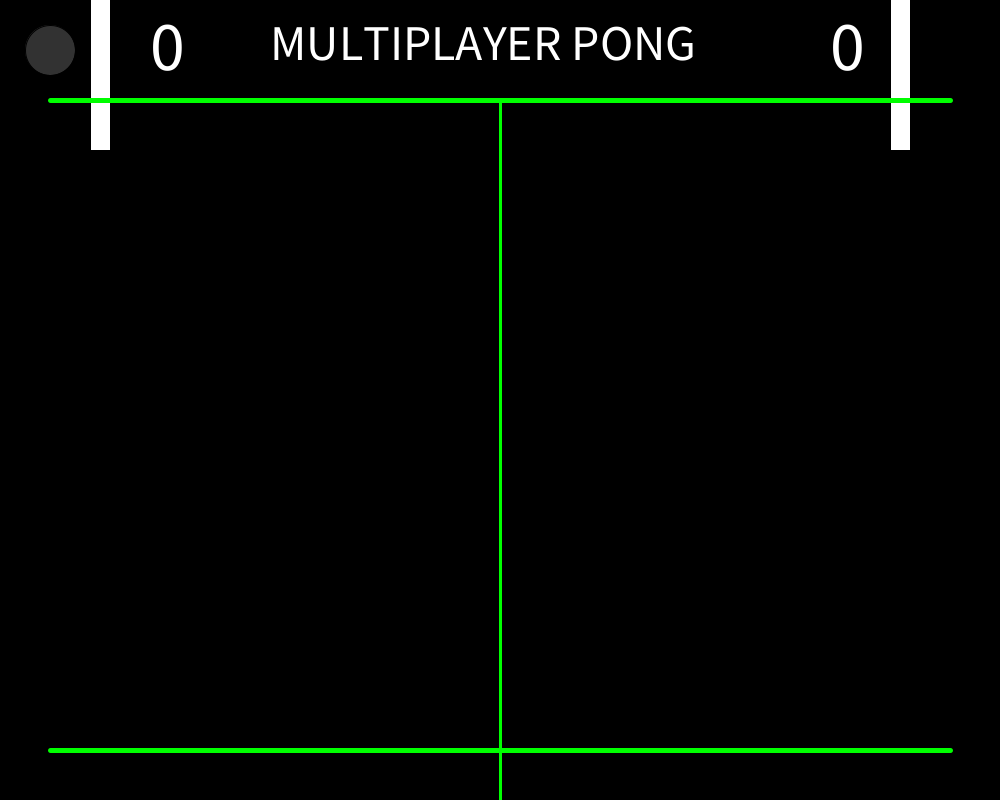
Frame 1 (no input)
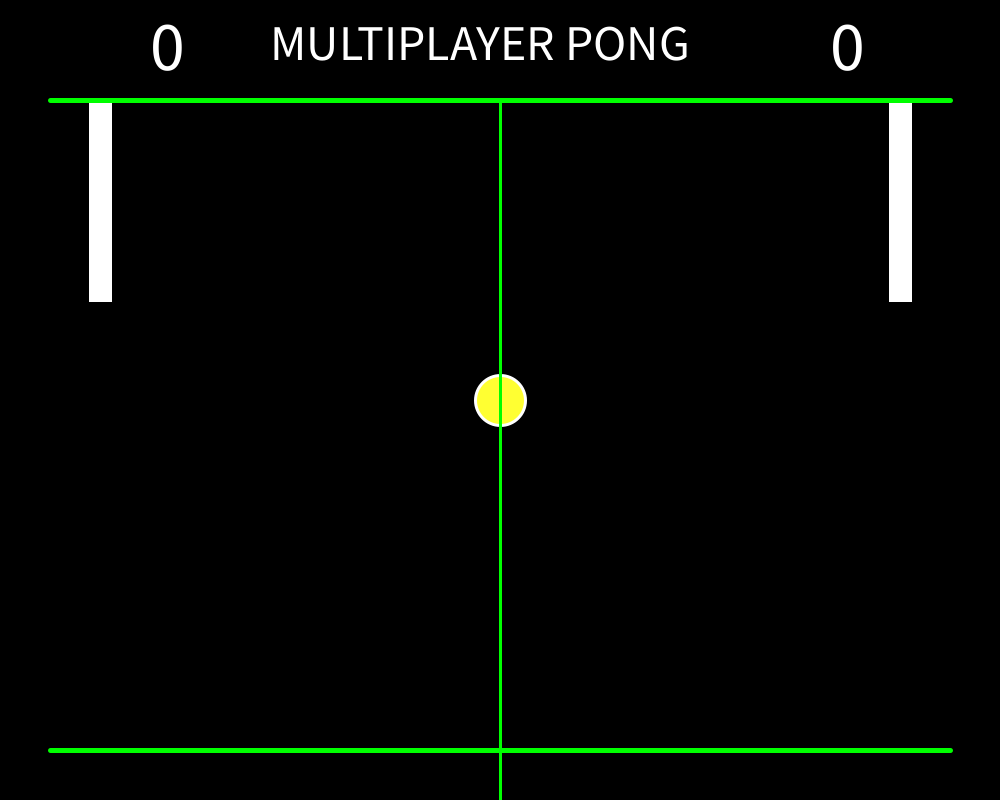
Frame 60 (the mouse pressed at the canvas centre just before this capture)
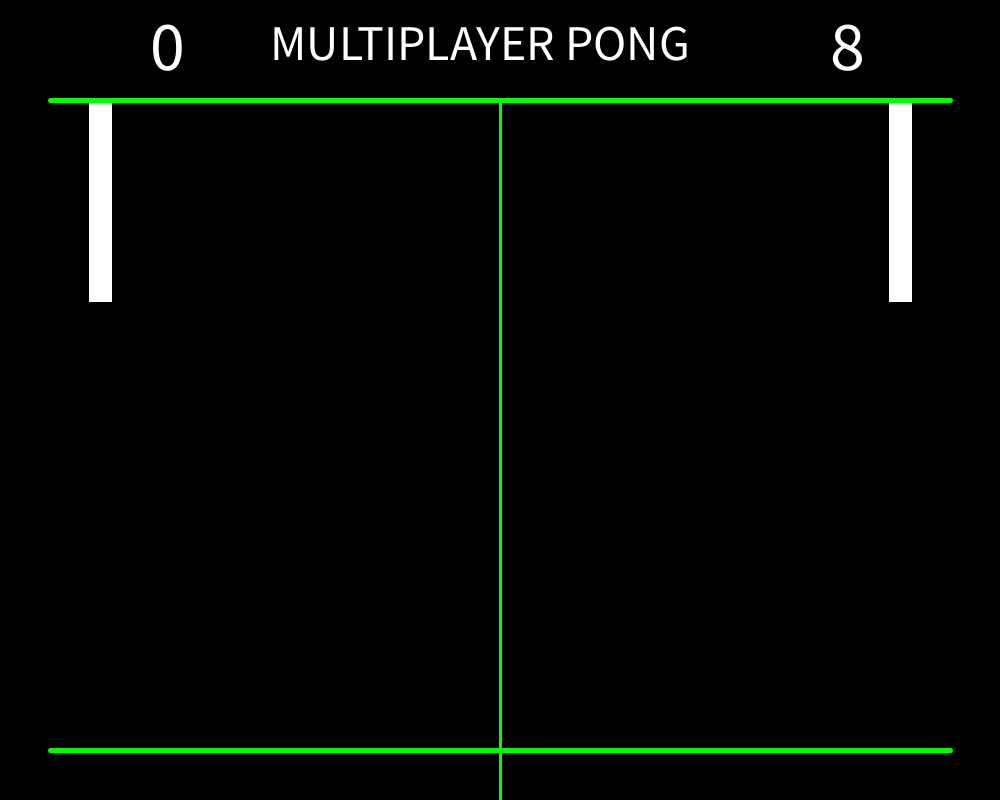
Frame 120 (the mouse held since frame 60 and released just before this capture)

The Processing sketch that drew these frames (run headless with seeded random() and noise(); from frame 60 on, the mouse is pressed at the canvas centre):

// Processing sketch: Jubilee_J_summative_proj
// ── Jubilee_J_summative_proj.pde
/* Multiplayer Pong by Joseph Jubilee - 6/17/16
To control the left paddle, use the key "w" to go up and "s" to go down.
To control the right paddle, use the arrow keys up and down.
If the ball goes pasts your paddle, the other player gets a point.
The game is endless.
*/


//Variables for score
int score1 = 0;
int score2 = 0;

//Variables for the paddles
float paddleX = 80;
float paddleY = height/2;
float paddleW = 20;
float paddleH = 200;
float paddleX2 = 900;
float paddleY2 = height/2;
int paddleSpeed = 5;
boolean upL;
boolean downL;
boolean upR;
boolean downR;

//Variables for the ball
float x = width/2;
float y = height/2;
int w = 50;
int h = 50;
int speedX = 9;
int speedY = 7;
int runBall = 0;

void setup() {
  size(1000, 800); //display window is 800x600 pixels
  fill(255);
  
  //Set rect and ellipse mode to center
  rectMode(CENTER);
  ellipseMode(CENTER);
}

void draw() {
  background(0); //background is black
  
  //Draw ball
  fill(x, y, w);
  ellipse(x, y, w, h);
  fill(255);
  
  //Draw paddles
  rect(100, paddleY, paddleW, paddleH);
  rect(width-100, paddleY2, paddleW, paddleH);
  
  //Determine whether arrows keys are being pressed
  if (keyCode == UP) {
    upR = true;
  } else {
    upR = false;
  }
  if (keyCode == DOWN) {
    downR = true;
  } else {
    downR = false;
  }
  
  //Move paddleY2 up and down with arrow keys
  if (upR == true) {
    paddleY2 = paddleY2 - paddleSpeed;
  } else {
    upR = false;
  }
  if (downR == true) {
    paddleY2 = paddleY2 + paddleSpeed;
  } else {
    downR = false;
  }
  
  //Determine whether "w" or "s" are being pressed
  if (keyPressed) {
    if (key == 'w') {
      upL = true;
    } else {
      upL = false;
    }
    if (key == 's') {
      downL = true;
    } else {
      downL = false;
    }
  }
    
  //Move paddleY up and down with w and s
  if (upL == true) {
    paddleY = paddleY - paddleSpeed;
  } else {
    upL = false;
  }
  if (downL == true) {
    paddleY = paddleY + paddleSpeed;
  } else {
    downL = false;
  }
  
  //Constrain paddles so they won't move off the screen
  if (paddleY - paddleH/2 < 100) {
    paddleY = paddleY + paddleSpeed;
  } else if (paddleY + paddleH/2 > 750) {
    paddleY = paddleY - paddleSpeed;
  }
  if (paddleY2 - paddleH/2 < 100) {
    paddleY2 = paddleY2 + paddleSpeed;
  } else if (paddleY2 + paddleH/2 > 750) {
    paddleY2 = paddleY2 - paddleSpeed;
  }
    
  //Draw top and bottom borders
  stroke(0, 255, 0);
  strokeWeight(5);
  line(50, 100, width-50, 100);
  line(50, height-50, width-50, height-50);
  
  //Draw line to divide the screen
  strokeWeight(3);
  line(width/2, 100, width/2, height);
  stroke(255);
   
  //Make ball bounce off the left paddle
  if (x - w/2 < paddleX + paddleW/2 && y - h/2 < paddleY + paddleH/2) {
    speedX = speedX * -1;
    
  //Make ball bounce off the right paddle
  } else if (x + w/2 > paddleX2 - paddleW/2 && y + h/2 < paddleY2 + paddleH/2) {
    speedX = speedX * -1;
  }
  
  //Make the ball move
  if (mousePressed) {
    runBall = 1;
  }
  
  if (runBall == 1) {
    x = x + speedX;
    y = y + speedY;
  } else {
    x = 500;
    y = 400;
    speedY = -speedY;
    speedX = -speedX;
  }
  
  //Make ball bouce off the sides of the screen
  if ((y < 125) || (y > height-75)) {
    speedY = speedY * -1;
  }
  
  //Add scores
  if (x - w/2 <= 0) {
    runBall = 0;
    score2 = score2 + 1;
  } 
  
  if (x + w/2 >= width) {
    runBall = 0;
    score1 = score1 + 1;
  }
  
  //Show the name of the game
  textSize(50);
  text("MULTIPLAYER PONG", 270, 60);
 
  //Show the scores
  textSize(70);
  text(score1, 150, 70);
  text(score2, 830, 70);
}

void keyReleased() {
  //Make the paddles stop moving down or up when the key is released
  downL = false;
  downR = false;
  upR = false;
  upL = false;
}
